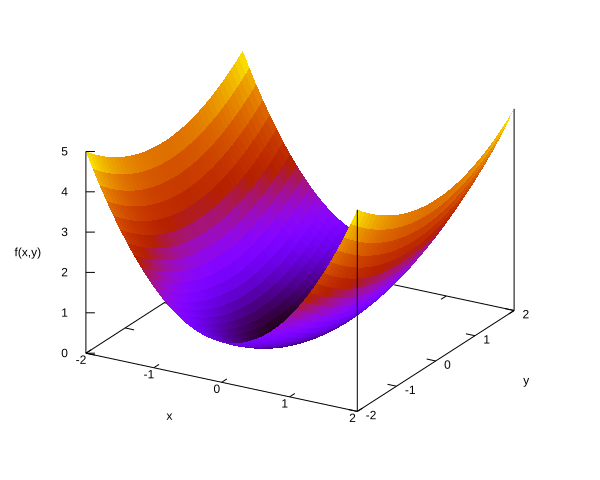

Write the gnuplot code that produced this figure.
set hidden3d
#set pm3d
set ticslevel 0

set size square
unset colorbox

set xtics 1
set ytics 1
set xlabel "x"
set ylabel "y"
set zlabel "f(x,y)"

set terminal svg
set output "paraboloid.svg"

splot "paraboloid.dat" w pm3d ti ""

# set terminal png
# set output "paraboloid.png"
# replot

set terminal svg
set output "paraboloid2d.svg"

set xrange [-2:2]
set yrange [-2:2]
plot "paraboloid.dat" w image

# set terminal png
# set output "paraboloid2d.png"
# replot
